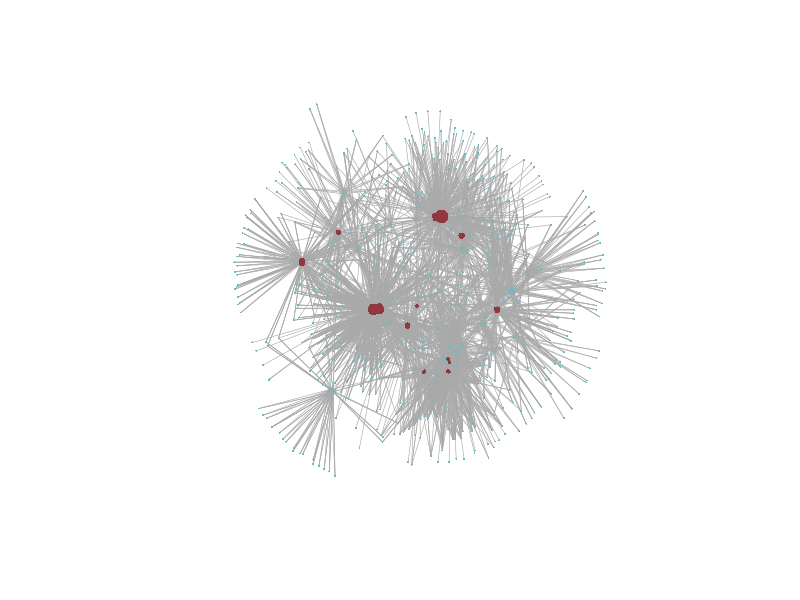

Here is the R script that generated this plot:
## ---- chunk 1
library(knitr)
opts_chunk$set(fig.path="figures/full_network/",
               cache.path="cache/full_network/",
               cache=TRUE,
               echo=TRUE,
               message=FALSE,
               warning=FALSE)  
## ---- chunk 2
rm(list = ls())
library(tidyverse)
## ---- chunk 3
links <-read.csv("./cite_egde.csv", sep = ",", 
                 colClasses = 'character')

# Trim the Network based on citation frequency
edges<-links%>%group_by(to)%>%summarise(freq=n())%>%
        arrange(desc(freq))%>%filter(freq>20)

links<- links%>%filter(to %in% edges$to)
rm(edges)
## ---- chunk 4
library("igraph")
net <- graph_from_data_frame(d=links, directed=T)


vex <-tibble(node = rep(NA, length(V(net)$name)))%>%
        mutate(node = V(net)$name)
vex$indegree <- degree(net, mode = "in",normalized = T)

bar<-vex%>%arrange(desc(indegree))%>%
        .[25,'indegree']%>%
        unlist(use.names = FALSE)


# vex <-vex%>%mutate(label = ifelse(indegree >=0.11, node, NA))
vex <-vex%>%mutate(ncolor = ifelse(indegree >=bar, 
                                   "#923740", '#6ABCC3'))

V(net)$color <-vex$ncolor
V(net)$label <-NA
V(net)$label.family <-"Palatino"
V(net)$label.color <-"#923740"
V(net)$label.cex <- 0.5
V(net)$label.degree<- pi/3
V(net)$label.dist <-0.5
V(net)$size <- vex$indegree*30

V(net)$frame.color<-"#2C2D25"
V(net)$frame.width<-0.0001

E(net)$width <- 0.6
E(net)$edge.color <- "#2C2D25"
E(net)$arrow.size <- 0.04


plot(net, layout=layout_with_kk(net))

